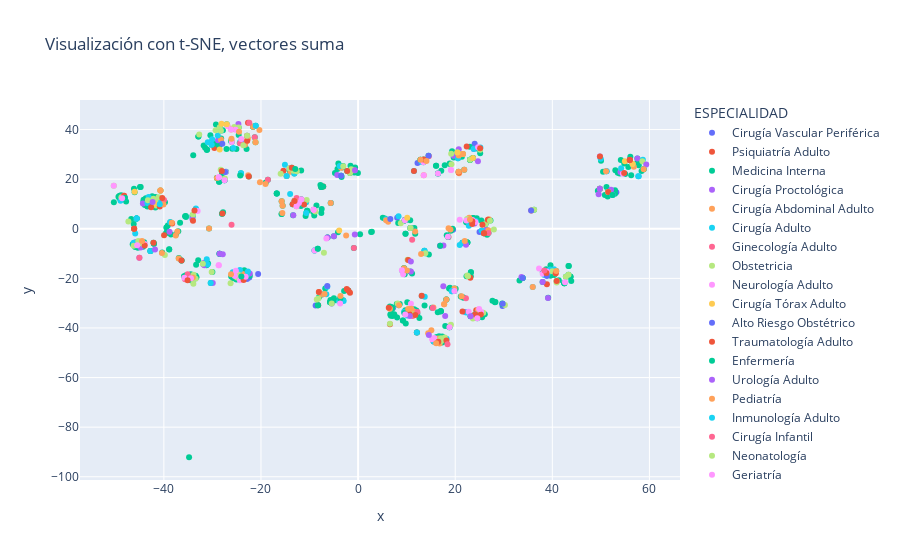

Notebook source saved alongside this figure:
### Code cell
emb_tsne_sum = TSNE(init='pca',random_state=0).fit_transform(vectores_sum)

fig = px.scatter(
    samples, x=emb_tsne_sum[:,0], y=emb_tsne_sum[:,1], title='Visualización con t-SNE, vectores suma',
    hover_name='RESUMEN', hover_data=['DIAGDESC','ESPECIALIDAD','CODIGO_MEDICAMENTO'], color='ESPECIALIDAD'
)

fig.show()
